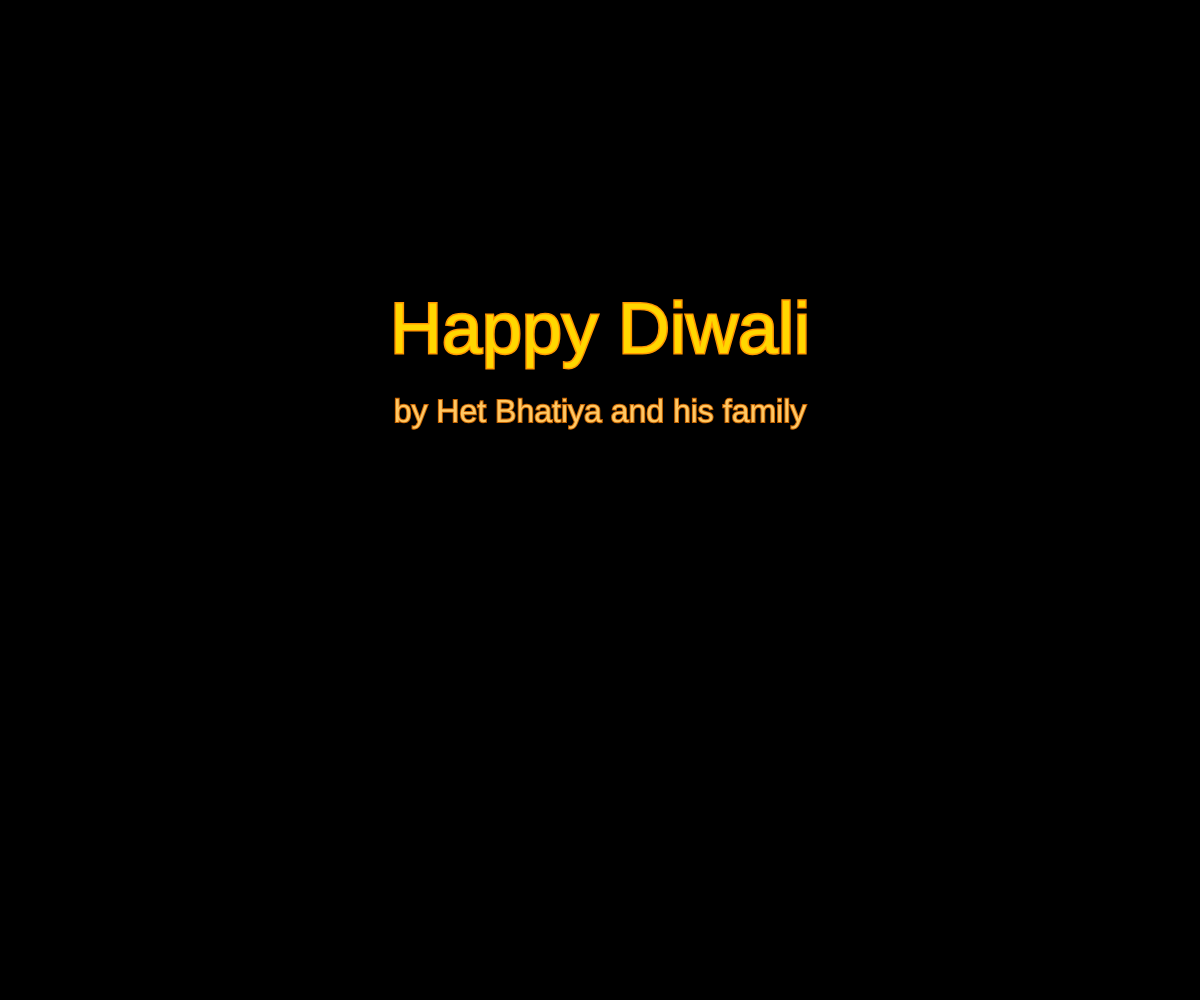
Frame 1 (no input)
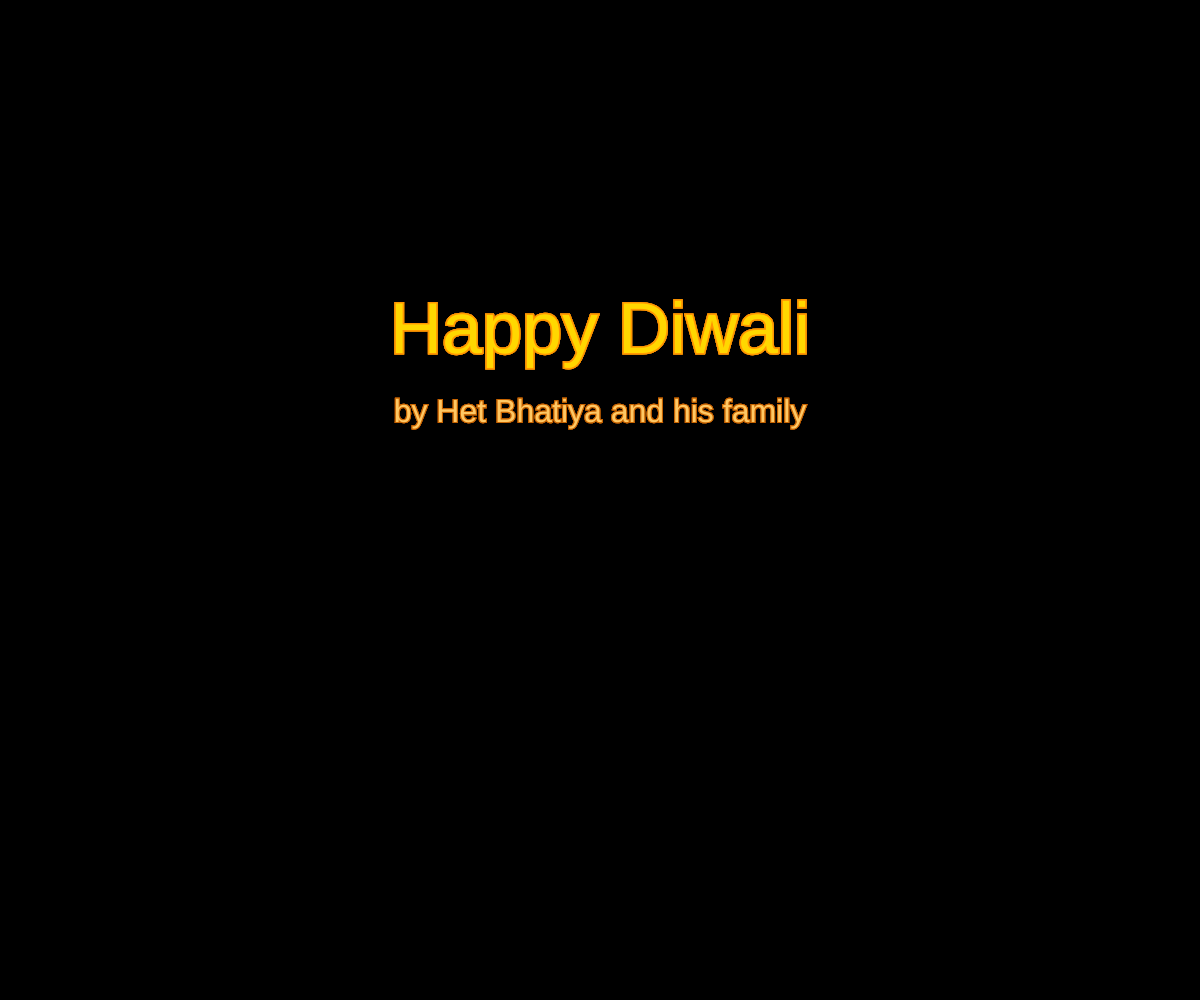
Frame 60 (no input)
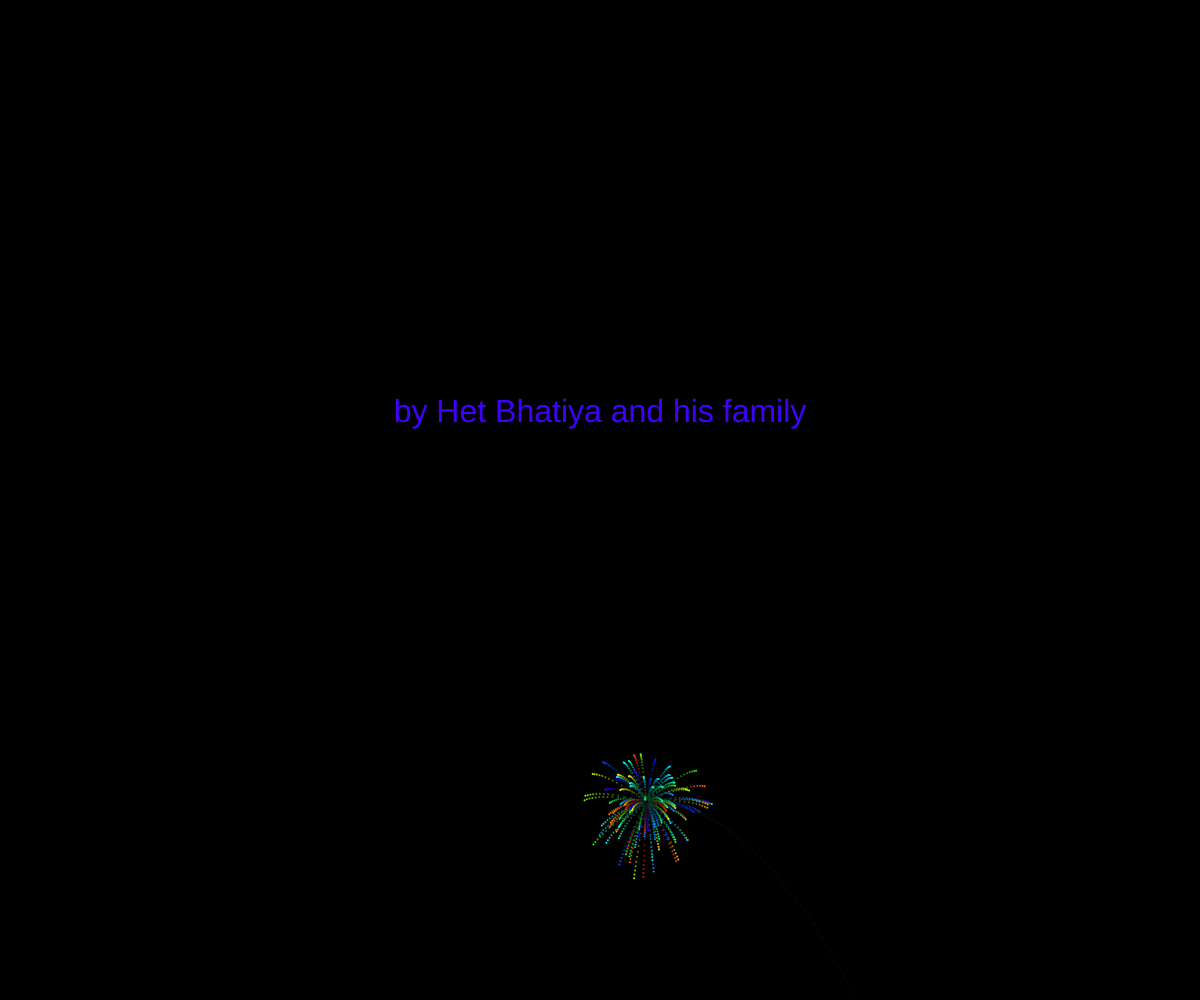
Frame 120 (the mouse pressed at the canvas centre since frame 60)

The p5.js sketch that drew these frames (run headless with seeded random() and noise() and a simulated clock; from frame 60 on, the mouse is pressed at the canvas centre):

// p5.js sketch
// ── sketch.js
let fireworks = [];
let gravity;

function setup() {
  createCanvas(windowWidth, windowHeight);
  colorMode(HSB);
  gravity = createVector(0, 0.18);
  background(0);
}

function draw() {
  colorMode(RGB);
  background(0, 0, 0, 30);
  
  for (let i = fireworks.length - 1; i >= 0; i--) {
    fireworks[i].update();
    fireworks[i].show();
    
    if (fireworks[i].done()) {
      fireworks.splice(i, 1);
    }
  }
  
  // Display Diwali message
  push();
  textAlign(CENTER, CENTER);
  textSize(72);
  fill(255, 215, 0);
  strokeWeight(3);
  stroke(255, 150, 0);
  text('Happy Diwali', width / 2, height / 3);
  
  textSize(32);
  fill(255, 200, 100);
  strokeWeight(2);
  stroke(200, 100, 0);
  text('by Het Bhatiya and his family', width / 2, height / 3 + 80);
  pop();
}

function mousePressed() {
  fireworks.push(new Firework(mouseX, mouseY));
}

function mouseDragged() {
  fireworks.push(new Firework(mouseX, mouseY - random(30, 100)));
}

class Firework {
  constructor(x, y) {
    if (x !== undefined && y !== undefined) {
      this.target = createVector(x, y);
    } else {
      this.target = createVector(random(width), random(height / 2));
    }
    
    this.firework = new Particle(random(width), height, this.target, true);
    this.exploded = false;
    this.particles = [];
  }
  
  update() {
    if (!this.exploded) {
      this.firework.applyForce(gravity);
      this.firework.update();
      
      if (this.firework.vel.y >= 0) {
        this.exploded = true;
        this.explode();
      }
    }
    
    for (let i = this.particles.length - 1; i >= 0; i--) {
      this.particles[i].applyForce(gravity);
      this.particles[i].update();
      
      if (this.particles[i].done()) {
        this.particles.splice(i, 1);
      }
    }
  }
  
  explode() {
    for (let i = 0; i < 100; i++) {
      let p = new Particle(this.firework.pos.x, this.firework.pos.y, this.target, false);
      this.particles.push(p);
    }
  }
  
  show() {
    if (!this.exploded) {
      this.firework.show();
    }
    
    for (let i = 0; i < this.particles.length; i++) {
      this.particles[i].show();
    }
  }
  
  done() {
    return this.exploded && this.particles.length === 0;
  }
}

class Particle {
  constructor(x, y, target, firework) {
    this.pos = createVector(x, y);
    this.firework = firework;
    this.target = target;
    this.lifespan = 255;
    this.acc = createVector(0, 0);
    
    if (this.firework) {
      this.vel = p5.Vector.sub(target, this.pos);
      this.vel.mult(random(0.015, 0.025));
      this.hu = random(255);
    } else {
      this.vel = p5.Vector.random2D();
      this.vel.mult(random(2, 10));
      this.hu = random(255);
    }
  }
  
  applyForce(force) {
    this.acc.add(force);
  }
  
  update() {
    if (!this.firework) {
      this.vel.mult(0.9);
      this.lifespan -= 4;
    }
    this.vel.add(this.acc);
    this.pos.add(this.vel);
    this.acc.mult(0);
  }
  
  done() {
    return this.lifespan < 0;
  }
  
  show() {
    colorMode(HSB);
    
    if (!this.firework) {
      strokeWeight(2);
      stroke(this.hu, 255, 255, this.lifespan);
    } else {
      strokeWeight(4);
      stroke(this.hu, 255, 255);
    }
    
    point(this.pos.x, this.pos.y);
  }
}

function keyPressed() {
  if (key === 'a') {
    fireworks.push(new Firework(random(width*0.15, width*0.85), random(height*0.13, height*0.5)));
  }
}

function windowResized() {
  resizeCanvas(windowWidth, windowHeight);
}
